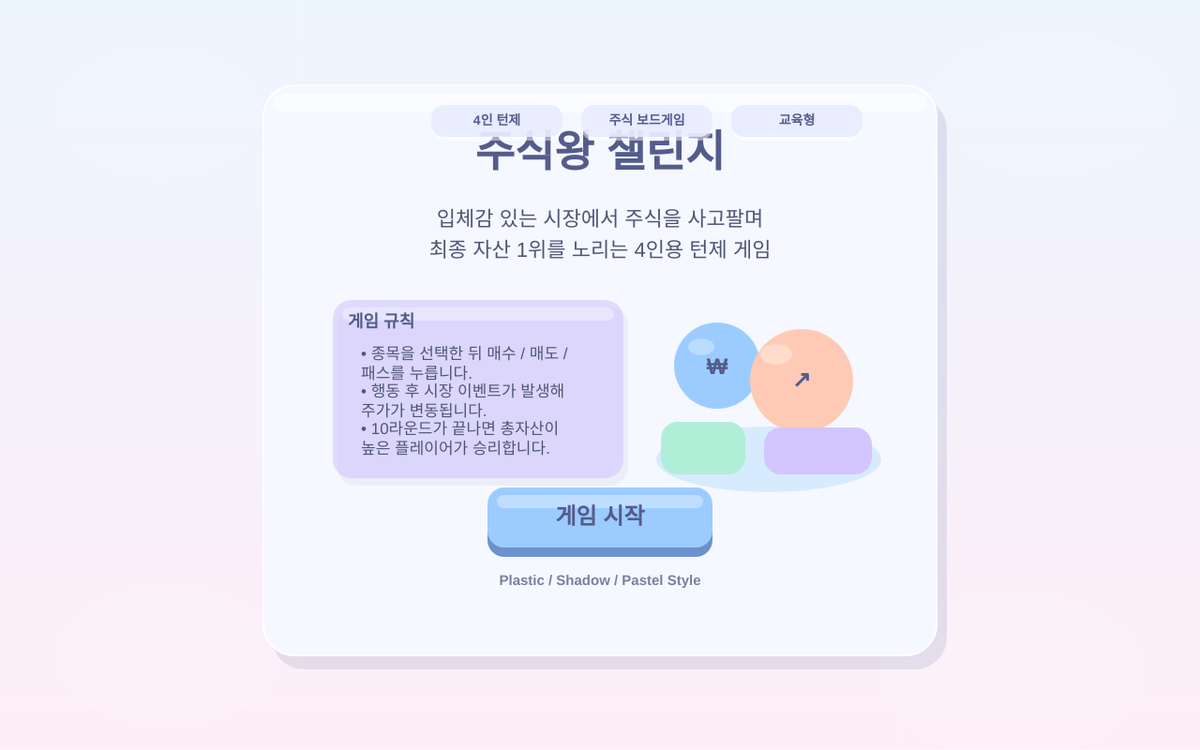
Frame 1 (no input)
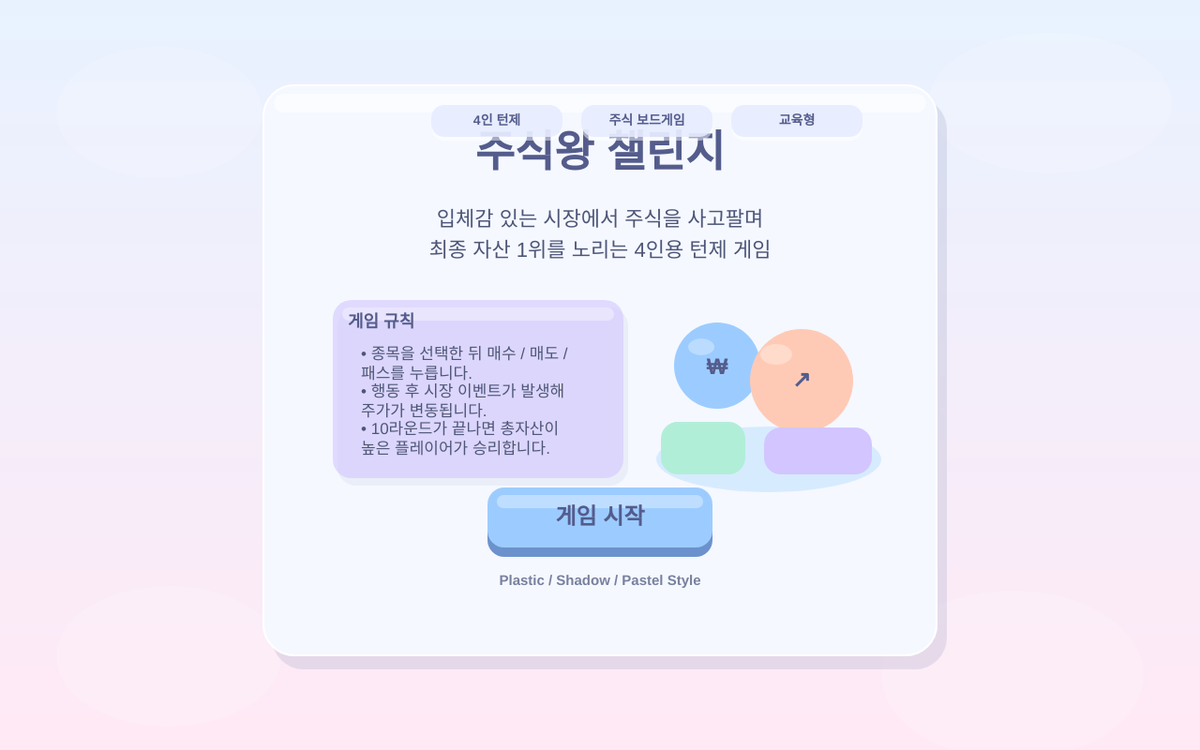
Frame 60 (no input)
Frame 120 (the mouse pressed at the canvas centre since frame 60): identical to frame 60, image omitted

The p5.js sketch that drew these frames (run headless with seeded random() and noise() and a simulated clock; from frame 60 on, the mouse is pressed at the canvas centre):

// p5.js sketch
// ── sketch.js
let gameScreen = "start"; // start, play, result

let players = [];
let stocks = [];
let events = [];
let logs = [];

let currentPlayerIndex = 0;
let round = 1;
let maxRound = 10;
let selectedStockIndex = -1;
let winnerList = [];
let message = "";

let buttons = {};
let stockCards = [];

const COLORS = {
  bgTop: [232, 242, 255],
  bgBottom: [255, 233, 245],

  panel: [245, 248, 255],
  panelEdge: [255, 255, 255],
  shadow: [120, 130, 170, 45],

  title: [84, 92, 140],
  text: [78, 86, 120],
  subtext: [120, 128, 158],

  blue: [156, 204, 255],
  blueDark: [86, 130, 196],

  mint: [177, 238, 216],
  mintDark: [74, 153, 124],

  peach: [255, 202, 181],
  peachDark: [191, 104, 82],

  lavender: [211, 197, 255],
  lavenderDark: [121, 102, 191],

  yellow: [255, 238, 171],
  yellowDark: [183, 146, 57],

  pink: [255, 205, 229],
  pinkDark: [189, 105, 145],

  white: [255, 255, 255],

  reset: [255, 214, 214],
  resetDark: [196, 103, 103]
};

function setup() {
  createCanvas(1280, 800);
  textFont("Arial");
  initGame();
}

function draw() {
  drawPastelBackground();

  if (gameScreen === "start") {
    drawStartScreen();
  } else if (gameScreen === "play") {
    drawGameScreen();
  } else if (gameScreen === "result") {
    drawResultScreen();
  }
}

function initGame() {
  players = createPlayers();
  stocks = createStocks();
  events = createEvents();
  logs = [];
  currentPlayerIndex = 0;
  round = 1;
  selectedStockIndex = -1;
  winnerList = [];
  message = "게임을 시작할 준비가 되었습니다.";
  addLog("게임이 초기화되었습니다.");
  updateAllAssets();
  setupButtonAreas();
}

function createPlayers() {
  return [
    {
      id: 1,
      name: "플레이어1",
      cash: 100000,
      stocksOwned: { IT: 0, FOOD: 0, GAME: 0, ENERGY: 0 },
      totalAsset: 100000
    },
    {
      id: 2,
      name: "플레이어2",
      cash: 100000,
      stocksOwned: { IT: 0, FOOD: 0, GAME: 0, ENERGY: 0 },
      totalAsset: 100000
    },
    {
      id: 3,
      name: "플레이어3",
      cash: 100000,
      stocksOwned: { IT: 0, FOOD: 0, GAME: 0, ENERGY: 0 },
      totalAsset: 100000
    },
    {
      id: 4,
      name: "플레이어4",
      cash: 100000,
      stocksOwned: { IT: 0, FOOD: 0, GAME: 0, ENERGY: 0 },
      totalAsset: 100000
    }
  ];
}

function createStocks() {
  return [
    {
      code: "IT",
      name: "IT 기업",
      price: 10000,
      minPrice: 1000,
      maxPrice: 30000,
      description: "변동성이 큰 성장형 종목"
    },
    {
      code: "FOOD",
      name: "식품 기업",
      price: 8000,
      minPrice: 1000,
      maxPrice: 20000,
      description: "비교적 안정적인 종목"
    },
    {
      code: "GAME",
      name: "게임 기업",
      price: 12000,
      minPrice: 1000,
      maxPrice: 35000,
      description: "이벤트 영향이 큰 종목"
    },
    {
      code: "ENERGY",
      name: "에너지 기업",
      price: 9000,
      minPrice: 1000,
      maxPrice: 25000,
      description: "시장 흐름의 영향을 받는 종목"
    }
  ];
}

function createEvents() {
  return [
    { title: "IT 호황", target: "IT", change: 3000, description: "IT 산업 기대감 상승!" },
    { title: "경기 침체", target: "ALL", change: -2000, description: "전체 시장이 위축되었습니다." },
    { title: "신제품 출시", target: "GAME", change: 4000, description: "게임 기업 신작 흥행!" },
    { title: "원가 상승", target: "FOOD", change: -1500, description: "식품 기업의 수익성이 줄었습니다." },
    { title: "친환경 정책", target: "ENERGY", change: 2500, description: "에너지 산업 기대감이 높아졌습니다." },
    { title: "시장 안정", target: "ALL", change: 0, description: "시장은 큰 변동 없이 유지되었습니다." },
    { title: "투자 심리 개선", target: "ALL", change: 1000, description: "전체 종목이 소폭 상승했습니다." },
    { title: "악재 발생", target: "IT", change: -3000, description: "IT 기업 관련 악재가 발생했습니다." },
    { title: "인기 상품 출시", target: "FOOD", change: 2000, description: "식품 기업의 신상품이 인기를 끌고 있습니다." },
    { title: "전력 수요 증가", target: "ENERGY", change: 3000, description: "에너지 기업 수요가 증가했습니다." }
  ];
}

function setupButtonAreas() {
  buttons = {
    start: { x: width / 2 - 120, y: 520, w: 240, h: 64 },

    buy: { x: 980, y: 260, w: 210, h: 58 },
    sell: { x: 980, y: 340, w: 210, h: 58 },
    pass: { x: 980, y: 420, w: 210, h: 58 },

    restart: { x: width / 2 - 120, y: 640, w: 240, h: 64 },

    resetTop: { x: 1120, y: 34, w: 120, h: 42 }
  };

  stockCards = [];
  let startX = 300;
  let startY = 185;
  let gap = 22;
  let cardW = 265;
  let cardH = 145;

  for (let i = 0; i < 4; i++) {
    let row = floor(i / 2);
    let col = i % 2;
    stockCards.push({
      x: startX + col * (cardW + gap),
      y: startY + row * (cardH + gap),
      w: cardW,
      h: cardH
    });
  }
}

function drawPastelBackground() {
  for (let y = 0; y < height; y++) {
    let inter = map(y, 0, height, 0, 1);
    let r = lerp(COLORS.bgTop[0], COLORS.bgBottom[0], inter);
    let g = lerp(COLORS.bgTop[1], COLORS.bgBottom[1], inter);
    let b = lerp(COLORS.bgTop[2], COLORS.bgBottom[2], inter);
    stroke(r, g, b);
    line(0, y, width, y);
  }

  noStroke();
  fill(255, 255, 255, 35);
  ellipse(170, 120, 220, 140);
  ellipse(1120, 110, 260, 150);
  ellipse(1080, 720, 280, 180);
  ellipse(180, 700, 240, 150);
}

function drawStartScreen() {
  drawSoftPanel(width / 2 - 360, 90, 720, 610, 34);

  fill(...COLORS.title);
  textAlign(CENTER, CENTER);
  textSize(46);
  textStyle(BOLD);
  text("주식왕 챌린지", width / 2, 165);

  drawMiniBadge(width / 2 - 180, 112, 140, 34, "4인 턴제");
  drawMiniBadge(width / 2 - 20, 112, 140, 34, "주식 보드게임");
  drawMiniBadge(width / 2 + 140, 112, 140, 34, "교육형");

  fill(...COLORS.text);
  textSize(22);
  textStyle(NORMAL);
  text("입체감 있는 시장에서 주식을 사고팔며", width / 2, 235);
  text("최종 자산 1위를 노리는 4인용 턴제 게임", width / 2, 268);

  drawPlasticIllustration(width / 2 + 180, 380);

  drawInnerCard(width / 2 - 285, 320, 310, 190, COLORS.lavender, "게임 규칙");

  fill(...COLORS.text);
  textAlign(LEFT, TOP);
  textSize(17);
  textStyle(NORMAL);
  text("• 종목을 선택한 뒤 매수 / 매도 / 패스를 누릅니다.", width / 2 - 255, 370, 250, 40);
  text("• 행동 후 시장 이벤트가 발생해 주가가 변동됩니다.", width / 2 - 255, 410, 250, 40);
  text("• 10라운드가 끝나면 총자산이 높은 플레이어가 승리합니다.", width / 2 - 255, 450, 250, 50);

  draw3DButton(buttons.start, "게임 시작", COLORS.blue, COLORS.blueDark);

  fill(...COLORS.subtext);
  textSize(15);
  textAlign(CENTER, CENTER);
  text("Plastic / Shadow / Pastel Style", width / 2, 620);
}

function drawGameScreen() {
  drawTopBar();
  drawPlayerPanel();
  drawStockPanel();
  drawActionPanel();
  drawLogPanel();
}

function drawTopBar() {
  drawSoftPanel(20, 20, width - 40, 96, 26);

  fill(...COLORS.title);
  textAlign(LEFT, CENTER);
  textSize(30);
  textStyle(BOLD);
  text("주식왕 챌린지", 48, 57);

  drawMiniBadge(300, 37, 145, 34, "라운드 " + round + " / " + maxRound);
  drawMiniBadge(462, 37, 190, 34, "현재 턴 " + getCurrentPlayer().name);

  draw3DButtonSmall(buttons.resetTop, "리셋", COLORS.reset, COLORS.resetDark);

  fill(...COLORS.subtext);
  textStyle(NORMAL);
  textSize(17);
  textAlign(LEFT, TOP);
  text(message, 48, 72, 1045, 36);
}

function drawPlayerPanel() {
  drawSoftPanel(20, 130, 240, 500, 28);

  fill(...COLORS.title);
  textAlign(LEFT, TOP);
  textStyle(BOLD);
  textSize(24);
  text("플레이어 현황", 40, 150);

  for (let i = 0; i < players.length; i++) {
    let p = players[i];
    let y = 200 + i * 100;

    let theme = i === 0 ? COLORS.blue : i === 1 ? COLORS.mint : i === 2 ? COLORS.peach : COLORS.pink;
    drawPlayerInfoCard(34, y - 6, 212, 84, p, i === currentPlayerIndex, theme);
  }
}

function drawPlayerInfoCard(x, y, w, h, player, active, theme) {
  if (active) {
    drawRaisedCard(x, y, w, h, theme[0], 18, 38);
  } else {
    drawRaisedCard(x, y, w, h, 248, 18, 22);
  }

  fill(...COLORS.title);
  textAlign(LEFT, TOP);
  textStyle(BOLD);
  textSize(18);
  text(player.name, x + 14, y + 12);

  fill(...COLORS.text);
  textStyle(NORMAL);
  textSize(14);
  text("현금", x + 14, y + 40);
  text("총자산", x + 14, y + 59);

  fill(...COLORS.title);
  textAlign(RIGHT, TOP);
  textSize(14);
  text(formatMoney(player.cash), x + w - 14, y + 40);
  text(formatMoney(player.totalAsset), x + w - 14, y + 59);
}

function drawStockPanel() {
  drawSoftPanel(280, 130, 660, 500, 28);

  fill(...COLORS.title);
  textAlign(LEFT, TOP);
  textStyle(BOLD);
  textSize(24);
  text("주식 시장", 305, 150);

  fill(...COLORS.subtext);
  textStyle(NORMAL);
  textSize(15);
  text("입체 카드를 눌러 종목을 선택하세요", 305, 178);

  for (let i = 0; i < stocks.length; i++) {
    drawStockCard(i);
  }
}

function drawStockCard(index) {
  let stock = stocks[index];
  let card = stockCards[index];
  let isSelected = selectedStockIndex === index;

  let theme =
    index === 0 ? COLORS.blue :
    index === 1 ? COLORS.mint :
    index === 2 ? COLORS.peach :
    COLORS.lavender;

  drawStockPlasticCard(card.x, card.y, card.w, card.h, stock, theme, isSelected);
}

function drawStockPlasticCard(x, y, w, h, stock, theme, selected) {
  let baseY = selected ? y - 4 : y;
  let shadowAlpha = selected ? 48 : 30;

  noStroke();
  fill(120, 130, 170, shadowAlpha);
  rect(x + 8, baseY + 14, w, h, 20);

  fill(255);
  rect(x, baseY, w, h, 20);

  fill(theme[0], theme[1], theme[2], 170);
  rect(x, baseY, w, h - 12, 20);

  fill(255, 255, 255, 95);
  rect(x + 10, baseY + 10, w - 20, 28, 14);

  if (selected) {
    stroke(255);
    strokeWeight(3);
    noFill();
    rect(x + 4, baseY + 4, w - 8, h - 8, 18);
    noStroke();
  }

  drawStockIcon(stock.code, x + w - 58, baseY + 46, 42, theme);

  fill(...COLORS.title);
  textAlign(LEFT, TOP);
  textStyle(BOLD);
  textSize(22);
  text(stock.name, x + 16, baseY + 14);

  fill(...COLORS.text);
  textStyle(BOLD);
  textSize(26);
  text(formatMoney(stock.price), x + 16, baseY + 52);

  fill(...COLORS.subtext);
  textStyle(NORMAL);
  textSize(14);
  text(stock.description, x + 16, baseY + 93, 155, 36);

  fill(255, 255, 255, 210);
  rect(x + 14, baseY + 116, 102, 18, 10);
  fill(...theme.slice(0, 3));
  textSize(12);
  textAlign(CENTER, CENTER);
  text(selected ? "선택 완료" : "클릭하여 선택", x + 65, baseY + 125);
}

function drawStockIcon(code, cx, cy, size, theme) {
  noStroke();

  fill(120, 130, 170, 30);
  ellipse(cx + 3, cy + size * 0.55, size * 1.15, size * 0.38);

  fill(theme[0], theme[1], theme[2]);
  ellipse(cx, cy, size, size);

  fill(255, 255, 255, 90);
  ellipse(cx - size * 0.18, cy - size * 0.2, size * 0.32, size * 0.18);

  if (code === "IT") {
    drawITIcon(cx, cy, size);
  } else if (code === "FOOD") {
    drawFoodIcon(cx, cy, size);
  } else if (code === "GAME") {
    drawGameIcon(cx, cy, size);
  } else if (code === "ENERGY") {
    drawEnergyIcon(cx, cy, size);
  }
}

function drawITIcon(cx, cy, size) {
  rectMode(CENTER);
  noStroke();
  fill(255);
  rect(cx, cy - 2, size * 0.52, size * 0.34, 6);
  fill(230, 235, 255);
  rect(cx, cy - 2, size * 0.42, size * 0.24, 4);
  fill(255);
  rect(cx, cy + size * 0.2, size * 0.16, size * 0.06, 3);
  rect(cx, cy + size * 0.26, size * 0.26, size * 0.05, 3);
  rectMode(CORNER);
}

function drawFoodIcon(cx, cy, size) {
  noStroke();
  fill(255);
  ellipse(cx, cy + 2, size * 0.22, size * 0.44);
  ellipse(cx - size * 0.12, cy - size * 0.02, size * 0.2, size * 0.34);
  ellipse(cx + size * 0.12, cy - size * 0.02, size * 0.2, size * 0.34);
  fill(215, 245, 220);
  ellipse(cx, cy - size * 0.15, size * 0.1, size * 0.08);
}

function drawGameIcon(cx, cy, size) {
  rectMode(CENTER);
  noStroke();
  fill(255);
  rect(cx, cy, size * 0.62, size * 0.34, 10);
  fill(235, 240, 255);
  ellipse(cx - size * 0.15, cy, size * 0.1, size * 0.1);
  ellipse(cx + size * 0.15, cy, size * 0.1, size * 0.1);
  fill(220, 225, 250);
  rect(cx - size * 0.02, cy, size * 0.06, size * 0.06, 2);
  rectMode(CORNER);
}

function drawEnergyIcon(cx, cy, size) {
  noStroke();
  fill(255);
  beginShape();
  vertex(cx - size * 0.08, cy - size * 0.26);
  vertex(cx + size * 0.04, cy - size * 0.02);
  vertex(cx - size * 0.01, cy - size * 0.02);
  vertex(cx + size * 0.08, cy + size * 0.24);
  vertex(cx - size * 0.05, cy + size * 0.02);
  vertex(cx, cy + size * 0.02);
  endShape(CLOSE);
}

function drawActionPanel() {
  drawSoftPanel(960, 130, 300, 500, 28);

  fill(...COLORS.title);
  textAlign(LEFT, TOP);
  textStyle(BOLD);
  textSize(24);
  text("행동 선택", 985, 150);

  fill(...COLORS.text);
  textStyle(NORMAL);
  textSize(17);

  if (selectedStockIndex >= 0) {
    let s = stocks[selectedStockIndex];
    text("선택 종목", 985, 195);
    fill(...COLORS.title);
    textStyle(BOLD);
    text(s.name, 985, 220);

    fill(...COLORS.text);
    textStyle(NORMAL);
    text("현재 가격  " + formatMoney(s.price), 985, 248, 240, 26);
  } else {
    text("먼저 종목 카드를 선택하세요.", 985, 205, 240, 40);
  }

  draw3DButton(buttons.buy, "매수", COLORS.mint, COLORS.mintDark);
  draw3DButton(buttons.sell, "매도", COLORS.peach, COLORS.peachDark);
  draw3DButton(buttons.pass, "패스", COLORS.lavender, COLORS.lavenderDark);

  let currentPlayer = getCurrentPlayer();

  drawInnerCard(978, 500, 264, 100, COLORS.yellow, "보유 주식");
  fill(...COLORS.text);
  textAlign(LEFT, TOP);
  textSize(16);
  textStyle(NORMAL);
  text("IT: " + currentPlayer.stocksOwned.IT + "주", 995, 542);
  text("식품: " + currentPlayer.stocksOwned.FOOD + "주", 1098, 542);
  text("게임: " + currentPlayer.stocksOwned.GAME + "주", 995, 572);
  text("에너지: " + currentPlayer.stocksOwned.ENERGY + "주", 1098, 572);
}

function drawLogPanel() {
  drawSoftPanel(20, 650, width - 40, 130, 28);

  fill(...COLORS.title);
  textAlign(LEFT, TOP);
  textStyle(BOLD);
  textSize(22);
  text("최근 기록", 40, 668);

  for (let i = 0; i < logs.length; i++) {
    let y = 705 + i * 20;
    fill(255, 255, 255, 160);
    rect(36, y - 2, width - 88, 18, 8);

    fill(...COLORS.text);
    textStyle(NORMAL);
    textSize(15);
    text("• " + shortenText(logs[i], 62), 48, y);
  }
}

function drawResultScreen() {
  drawSoftPanel(width / 2 - 370, 70, 740, 660, 36);

  fill(...COLORS.title);
  textAlign(CENTER, CENTER);
  textStyle(BOLD);
  textSize(42);
  text("게임 결과", width / 2, 130);

  drawMiniBadge(width / 2 - 90, 160, 180, 34, "최종 순위 발표");

  for (let i = 0; i < winnerList.length; i++) {
    let p = winnerList[i];
    let y = 235 + i * 88;

    let theme =
      i === 0 ? COLORS.yellow :
      i === 1 ? COLORS.blue :
      i === 2 ? COLORS.mint :
      COLORS.pink;

    drawRaisedCard(width / 2 - 290, y, 580, 62, theme[0], 22, 32);

    fill(...COLORS.title);
    textAlign(LEFT, CENTER);
    textStyle(BOLD);
    textSize(24);
    text((i + 1) + "위", width / 2 - 255, y + 31);

    fill(...COLORS.text);
    textSize(22);
    text(p.name, width / 2 - 165, y + 31);

    fill(...COLORS.title);
    textAlign(RIGHT, CENTER);
    textSize(22);
    text(formatMoney(p.totalAsset), width / 2 + 255, y + 31);
  }

  fill(...COLORS.subtext);
  textAlign(CENTER, TOP);
  textStyle(NORMAL);
  textSize(20);
  text("우승자: " + winnerList[0].name, width / 2 - 150, 585, 300, 30);

  draw3DButton(buttons.restart, "다시 시작", COLORS.blue, COLORS.blueDark);
}

function draw3DButton(btn, label, bgColorArr, darkColorArr) {
  let hovered = isMouseInRect(btn.x, btn.y, btn.w, btn.h);
  let lift = hovered ? -2 : 0;

  noStroke();
  fill(darkColorArr[0], darkColorArr[1], darkColorArr[2], 220);
  rect(btn.x, btn.y + 10 + lift, btn.w, btn.h, 18);

  fill(bgColorArr[0], bgColorArr[1], bgColorArr[2]);
  rect(btn.x, btn.y + lift, btn.w, btn.h, 18);

  fill(255, 255, 255, 90);
  rect(btn.x + 10, btn.y + 8 + lift, btn.w - 20, 14, 10);

  fill(...COLORS.title);
  textAlign(CENTER, CENTER);
  textStyle(BOLD);
  textSize(24);
  text(label, btn.x + btn.w / 2, btn.y + btn.h / 2 + lift);
}

function draw3DButtonSmall(btn, label, bgColorArr, darkColorArr) {
  let hovered = isMouseInRect(btn.x, btn.y, btn.w, btn.h);
  let lift = hovered ? -2 : 0;

  noStroke();
  fill(darkColorArr[0], darkColorArr[1], darkColorArr[2], 220);
  rect(btn.x, btn.y + 7 + lift, btn.w, btn.h, 14);

  fill(bgColorArr[0], bgColorArr[1], bgColorArr[2]);
  rect(btn.x, btn.y + lift, btn.w, btn.h, 14);

  fill(255, 255, 255, 90);
  rect(btn.x + 8, btn.y + 6 + lift, btn.w - 16, 10, 8);

  fill(...COLORS.title);
  textAlign(CENTER, CENTER);
  textStyle(BOLD);
  textSize(18);
  text(label, btn.x + btn.w / 2, btn.y + btn.h / 2 + lift);
}

function drawSoftPanel(x, y, w, h, r) {
  noStroke();
  fill(...COLORS.shadow);
  rect(x + 10, y + 14, w, h, r);

  fill(...COLORS.panel);
  rect(x, y, w, h, r);

  fill(255, 255, 255, 120);
  rect(x + 12, y + 10, w - 24, 20, 12);

  stroke(...COLORS.panelEdge);
  strokeWeight(2);
  noFill();
  rect(x + 1, y + 1, w - 2, h - 2, r - 1);
  noStroke();
}

function drawRaisedCard(x, y, w, h, baseColor, r, shadowAlpha) {
  noStroke();
  fill(120, 130, 170, shadowAlpha);
  rect(x + 6, y + 10, w, h, r);

  if (typeof baseColor === "number") {
    fill(baseColor);
  } else {
    fill(baseColor, baseColor, baseColor);
  }
  rect(x, y, w, h, r);

  fill(255, 255, 255, 90);
  rect(x + 10, y + 8, w - 20, 14, 10);
}

function drawInnerCard(x, y, w, h, theme, title) {
  noStroke();
  fill(120, 130, 170, 22);
  rect(x + 5, y + 8, w, h, 20);

  fill(theme[0], theme[1], theme[2], 150);
  rect(x, y, w, h, 20);

  fill(255, 255, 255, 90);
  rect(x + 10, y + 8, w - 20, 14, 10);

  fill(...COLORS.title);
  textAlign(LEFT, TOP);
  textStyle(BOLD);
  textSize(18);
  text(title, x + 16, y + 15);
}

function drawMiniBadge(x, y, w, h, label) {
  noStroke();
  fill(255, 255, 255, 120);
  rect(x, y + 4, w, h, 14);
  fill(230, 236, 255, 220);
  rect(x, y, w, h, 14);

  fill(...COLORS.title);
  textAlign(CENTER, CENTER);
  textStyle(BOLD);
  textSize(14);
  text(label, x + w / 2, y + h / 2);
}

function drawPlasticIllustration(cx, cy) {
  noStroke();

  fill(180, 220, 255, 120);
  ellipse(cx, cy + 110, 240, 70);

  fill(...COLORS.blue);
  ellipse(cx - 55, cy + 10, 92, 92);
  fill(255, 255, 255, 80);
  ellipse(cx - 72, cy - 10, 28, 18);

  fill(...COLORS.peach);
  ellipse(cx + 35, cy + 26, 110, 110);
  fill(255, 255, 255, 80);
  ellipse(cx + 8, cy - 2, 34, 22);

  fill(...COLORS.mint);
  rect(cx - 115, cy + 70, 90, 56, 18);
  fill(...COLORS.lavender);
  rect(cx - 5, cy + 76, 115, 50, 18);

  fill(...COLORS.title);
  textAlign(CENTER, CENTER);
  textStyle(BOLD);
  textSize(24);
  text("₩", cx - 55, cy + 12);
  text("↗", cx + 35, cy + 26);
}

function mousePressed() {
  if (gameScreen === "start") {
    handleStartScreenClick();
  } else if (gameScreen === "play") {
    handleGameScreenClick();
  } else if (gameScreen === "result") {
    handleResultScreenClick();
  }
}

function handleStartScreenClick() {
  if (isMouseInRect(buttons.start.x, buttons.start.y, buttons.start.w, buttons.start.h)) {
    gameScreen = "play";
    message = getCurrentPlayer().name + "의 턴입니다. 종목을 선택한 뒤 행동하세요.";
    addLog("게임이 시작되었습니다.");
  }
}

function handleGameScreenClick() {
  if (isMouseInRect(buttons.resetTop.x, buttons.resetTop.y, buttons.resetTop.w, buttons.resetTop.h)) {
    initGame();
    gameScreen = "start";
    return;
  }

  for (let i = 0; i < stockCards.length; i++) {
    let card = stockCards[i];
    if (isMouseInRect(card.x, card.y, card.w, card.h)) {
      selectedStockIndex = i;
      message = stocks[i].name + "이(가) 선택되었습니다.";
      return;
    }
  }

  if (isMouseInRect(buttons.buy.x, buttons.buy.y, buttons.buy.w, buttons.buy.h)) {
    handleBuyAction();
    return;
  }

  if (isMouseInRect(buttons.sell.x, buttons.sell.y, buttons.sell.w, buttons.sell.h)) {
    handleSellAction();
    return;
  }

  if (isMouseInRect(buttons.pass.x, buttons.pass.y, buttons.pass.w, buttons.pass.h)) {
    handlePassAction();
    return;
  }
}

function handleResultScreenClick() {
  if (isMouseInRect(buttons.restart.x, buttons.restart.y, buttons.restart.w, buttons.restart.h)) {
    initGame();
    gameScreen = "start";
  }
}

function handleBuyAction() {
  if (selectedStockIndex === -1) {
    message = "종목을 먼저 선택하세요.";
    return;
  }

  let stock = stocks[selectedStockIndex];
  let player = getCurrentPlayer();

  if (!canBuy(player, stock)) {
    message = "현금이 부족하여 매수할 수 없습니다.";
    addLog(player.name + "은(는) 현금이 부족하여 " + stock.name + " 매수에 실패했습니다.");
    return;
  }

  buyStock(stock.code);
  applyRandomEvent();
  updateAllAssets();
  advanceTurn();
}

function handleSellAction() {
  if (selectedStockIndex === -1) {
    message = "종목을 먼저 선택하세요.";
    return;
  }

  let stock = stocks[selectedStockIndex];
  let player = getCurrentPlayer();

  if (!canSell(player, stock.code)) {
    message = "보유한 주식이 없어 매도할 수 없습니다.";
    addLog(player.name + "은(는) 보유 수량이 없어 " + stock.name + " 매도에 실패했습니다.");
    return;
  }

  sellStock(stock.code);
  applyRandomEvent();
  updateAllAssets();
  advanceTurn();
}

function handlePassAction() {
  let player = getCurrentPlayer();
  addLog(player.name + "이(가) 이번 턴을 패스했습니다.");
  message = player.name + "이(가) 패스를 선택했습니다.";
  applyRandomEvent();
  updateAllAssets();
  advanceTurn();
}

function buyStock(stockCode) {
  let player = getCurrentPlayer();
  let stock = getStockByCode(stockCode);

  player.cash -= stock.price;
  player.stocksOwned[stockCode] += 1;

  addLog(player.name + "이(가) " + stock.name + " 1주를 매수했습니다.");
  message = player.name + "이(가) " + stock.name + "을(를) 매수했습니다.";
}

function sellStock(stockCode) {
  let player = getCurrentPlayer();
  let stock = getStockByCode(stockCode);

  player.cash += stock.price;
  player.stocksOwned[stockCode] -= 1;

  addLog(player.name + "이(가) " + stock.name + " 1주를 매도했습니다.");
  message = player.name + "이(가) " + stock.name + "을(를) 매도했습니다.";
}

function canBuy(player, stock) {
  return player.cash >= stock.price;
}

function canSell(player, stockCode) {
  return player.stocksOwned[stockCode] > 0;
}

function applyRandomEvent() {
  let eventData = random(events);

  if (eventData.target === "ALL") {
    for (let stock of stocks) {
      changeStockPrice(stock, eventData.change);
    }
  } else {
    let targetStock = getStockByCode(eventData.target);
    if (targetStock) {
      changeStockPrice(targetStock, eventData.change);
    }
  }

  addLog("시장 이벤트: " + eventData.title + " - " + eventData.description);
  message = "이벤트 발생: " + eventData.title + " / " + eventData.description;
}

function changeStockPrice(stock, amount) {
  stock.price += amount;
  clampStockPrice(stock);
}

function clampStockPrice(stock) {
  if (stock.price < stock.minPrice) {
    stock.price = stock.minPrice;
  }
  if (stock.price > stock.maxPrice) {
    stock.price = stock.maxPrice;
  }
}

function getCurrentPlayer() {
  return players[currentPlayerIndex];
}

function getStockByCode(code) {
  for (let stock of stocks) {
    if (stock.code === code) {
      return stock;
    }
  }
  return null;
}

function updateAllAssets() {
  for (let player of players) {
    player.totalAsset = calculatePlayerAsset(player);
  }
}

function calculatePlayerAsset(player) {
  let stockValue = 0;

  for (let stock of stocks) {
    stockValue += player.stocksOwned[stock.code] * stock.price;
  }

  return player.cash + stockValue;
}

function advanceTurn() {
  selectedStockIndex = -1;

  if (currentPlayerIndex < players.length - 1) {
    currentPlayerIndex++;
  } else {
    currentPlayerIndex = 0;
    round++;
  }

  if (checkGameEnd()) {
    endGame();
    return;
  }

  message = getCurrentPlayer().name + "의 턴입니다. 종목을 선택한 뒤 행동하세요.";
}

function checkGameEnd() {
  return round > maxRound;
}

function endGame() {
  updateAllAssets();
  winnerList = [...players].sort((a, b) => b.totalAsset - a.totalAsset);
  gameScreen = "result";
  addLog("게임이 종료되었습니다.");
}

function addLog(text) {
  logs.unshift(text);
  trimLogs();
}

function trimLogs() {
  while (logs.length > 4) {
    logs.pop();
  }
}

function shortenText(str, maxLen) {
  if (str.length <= maxLen) return str;
  return str.substring(0, maxLen) + "...";
}

function isMouseInRect(x, y, w, h) {
  return mouseX >= x && mouseX <= x + w && mouseY >= y && mouseY <= y + h;
}

function formatMoney(value) {
  return value.toLocaleString("ko-KR") + "원";
}
